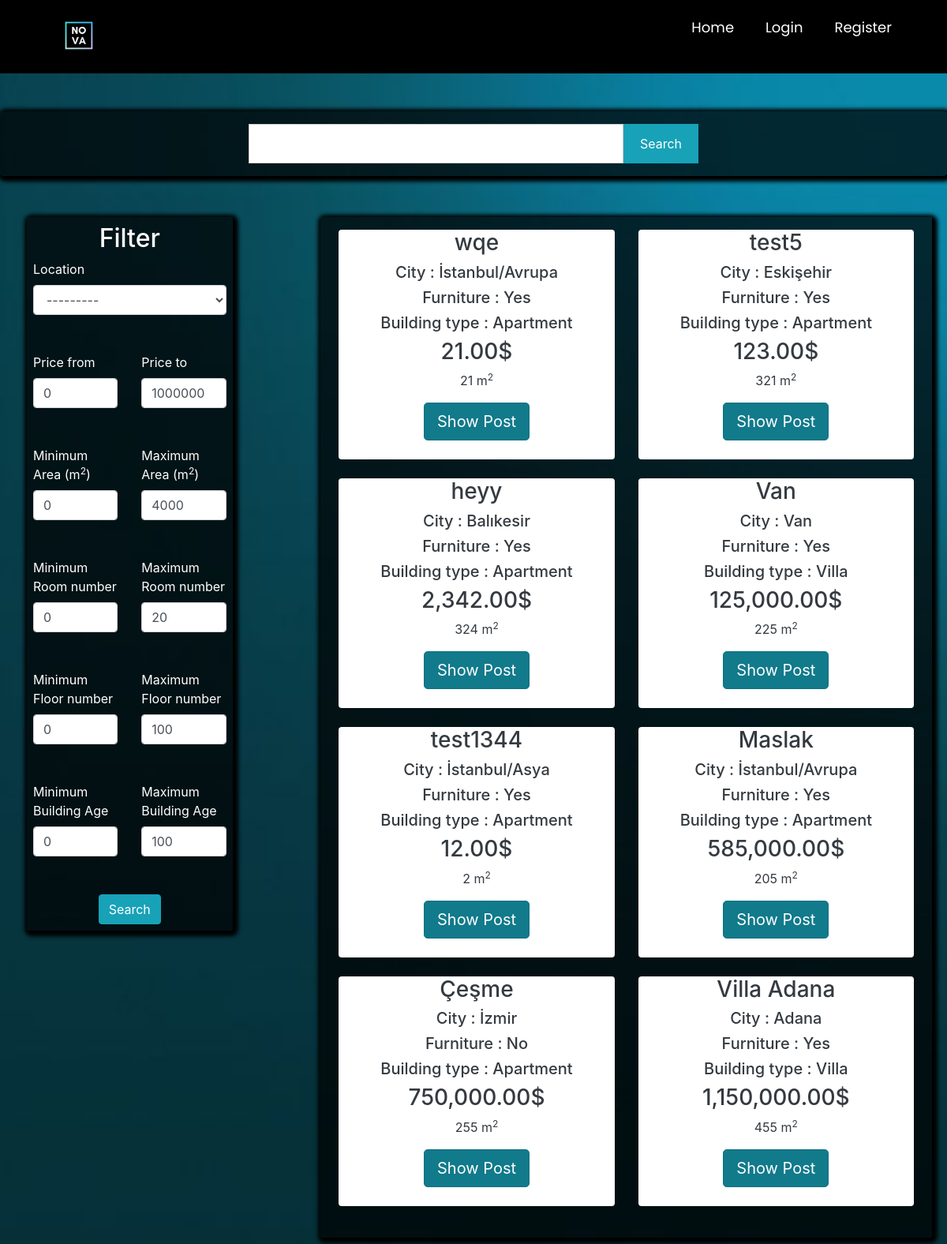
Screenshot of /postlistings/forsale with the database file from the repository.
### main/models.py (models this page shows, shortened)
class Post(models.Model):
    ouruser = models.ForeignKey(ourUser, null=True, on_delete=models.CASCADE)
    post_title = models.CharField(max_length=255,null=True)
    post_description = models.TextField()
    price = models.DecimalField(decimal_places=2 , max_digits=12)
    location = models.CharField(max_length=255,null=True,choices=city)
    postType = models.CharField(choices=RorS , max_length=50, null=True , default='For Sale')
    floor = models.DecimalField(decimal_places=0 , max_digits=3 ,null=True)
    building_age = models.DecimalField(decimal_places=0, max_digits=2 , null=True)
    area = models.DecimalField(decimal_places=0,max_digits=4 ,null=True)
    isFurniture = models.CharField(choices=Furniture ,null=True,max_length=50,default="No")
    building_type = models.CharField(choices=b_types ,null=True ,max_length=50)
    room = models.DecimalField(decimal_places=0 , max_digits=3 ,null=True)

### main/views.py (the view)
# urls.py: path('postlistings/<str:RoS>',views.postlistings, name="postlistings" ),
def postlistings(request,RoS):
    if RoS == 'forsale':
        cu = Post.objects.all().filter(postType='For Sale')
    elif RoS =='forrent':
        cu = Post.objects.all().filter(postType='For Rent')
    query = request.GET.get('query')
    price_from = request.GET.get('price_from',0)
    price_to = request.GET.get('price_to', 1000000000)
    min_area = request.GET.get('min_area', 0)
    max_area = request.GET.get('max_area', 4000)
    min_age = request.GET.get('min_age', 0)
    max_age = request.GET.get('max_age', 100)
    min_room_num = request.GET.get('min_room_num', 0)
    max_room_num = request.GET.get('max_room_num', 20)
    min_floor_num = request.GET.get('min_floor_num', 0)
    max_floor_num = request.GET.get('max_floor_num', 100)
    if query != None:
        print("sadasdas")
        cu = cu.filter(Q(post_title__icontains = query) | Q(location__icontains = query)| Q(area__icontains = query)| Q(building_type__icontains = query))
    else:
        query = ""
    cu = cu.filter(price__gte =price_from).filter(price__lte=price_to)
    cu = cu.filter(area__gte=min_area).filter(area__lte=max_area)
    cu = cu.filter(building_age__gte=min_age).filter(building_age__lte=max_age)
    cu = cu.filter(room__gte=min_room_num).filter(room__lte=max_room_num)
    cu = cu.filter(floor__gte=min_floor_num).filter(floor__lte=max_floor_num)
    myFilter = PostFilter(request.GET , queryset=cu)
    cu = myFilter.qs
    context = {
        'cu': cu,
        'RoS': RoS,
        'price_from':price_from,
        'price_to':price_to,
        'min_area':min_area,
        'max_area':max_area,
        'min_age': min_age,
        'max_age': max_age,
        'min_room_num':min_room_num,
        'max_room_num':max_room_num,
        'min_floor_num':min_floor_num,
        'max_floor_num':max_floor_num,
        'myFilter': myFilter,
        'query':query,
    }
    return render(request, 'main/postlistings.html' , context )

### main/templates/main/postlistings.html (shortened to what this page needs)
{% extends 'main/mainpage.html' %}
{% load widget_tweaks %}
{% load static %}
{% load humanize %}
{% block content %}
<head>
    <link rel="stylesheet" href="https://maxcdn.bootstrapcdn.com/bootstrap/4.0.0/css/bootstrap.min.css"
>
</head>
<form action="{% url 'postlistings' RoS %}" method="get">
    <section class="search-sec p-3 my-5">
        <div class="container">
                <div class="row justify-content-center text-white">
                    <div class="col-lg-12">
                        <div class="row justify-content-center">
                            <div class=" col-lg-5 col-md-5 col-sm-12 p-0">
                                <input type="text" name="query" class="form-control search-slt" value="{{ query }}">
                            </div>
                            <div class="col-lg-1 col-md-1 col-sm-12 p-0">
                                <button onclick="document.getElementById('primarybutton').click()" type="button" class="btn btn-info wrn-btn" id="uselessbutton">Search</button>
                            </div>
                        </div>
                    </div>
                </div>
        </div>
    </section>
<div class="container p-1 my-1 text-white rounded">
    <div class="row blog">
        <div class="col-md-3 ">
                <div class="rounded p-2"
                     style="background-color: rgba(0,0,0,0.7) ; box-shadow: 2px 2px 5px 5px #000000">
                    <center><h2 class="is-size-5">Filter</h2></center>
                    <div class="row">
                        <div class="col-md-12">
                            <label>Location</label>
                            <center>{% render_field myFilter.form.location class="form-control" %}</center>
                        </div>
                    </div>
                    <br><br>
                    <div class="row ">
                        <div class="col-md-6">
                            <label>Price from</label>
                            <input type="number" name="price_from" class="form-control" value="{{ price_from }}" min="0"
                                   max="1000000000" required>
                        </div>
                        <div class="col-md-6">
                            <label>Price to</label>
                            <input type="number" name="price_to" class="form-control" value="{{ price_to }}" min="0"
                                   max="1000000000" required>
                        </div>
                    </div>
                    <br><br>
                    <div class="row ">
                        <div class="col-md-6">
                            <label>Minimum Area (m<sup>2</sup>)</label>
                            <input type="number" name="min_area" class="form-control" value="{{ min_area }}" min="0"
                                   max="4000" required>
                        </div>
                        <div class="col-md-6">
                            <label>Maximum Area (m<sup>2</sup>)</label>
                            <input type="number" name="max_area" class="form-control" value="{{ max_area }}" min="0"
                                   max="4000" required>
                        </div>
                    </div><br><br>
                    <div class="row ">
                        <div class="col-md-6">
                            <label>Minimum Room number</label>
                            <input type="number" name="min_room_num" class="form-control" value="{{ min_room_num }}" min="0"
                                   max="20" required>
                        </div>
                        <div class="col-md-6">
                            <label>Maximum Room number</label>
                            <input type="number" name="max_room_num" class="form-control" value="{{ max_room_num }}" min="0"
                                   max="20" required>
                        </div>
                    </div>
                    <br><br>
                    <div class="row ">
                        <div class="col-md-6">
                            <label>Minimum Floor number</label>
                            <input type="number" name="min_floor_num" class="form-control" value="{{ min_floor_num }}" min="0"
                                   max="100" required>
                        </div>
                        <div class="col-md-6">
                            <label>Maximum Floor number</label>
                            <input type="number" name="max_floor_num" class="form-control" value="{{ max_floor_num }}" min="0"
                                   max="100" required>
                        </div>
                    </div>
                    <br><br>
                    <div class="row ">
                        <div class="col-md-6">
                            <label>Minimum Building Age </label>
                            <input type="number" name="min_age" class="form-control" value="{{ min_age }}" min="0"
                                   max="100" required>
                        </div>
                        <div class="col-md-6">
                            <label>Maximum Building Age </label>
                            <input type="number" name="max_age" class="form-control" value="{{ max_age }}" min="0"
                                   max="100" required>
                        </div>
                    </div>
                    <br><br>
                    <center>
                        <button class="btn btn-info" id="primarybutton">Search</button>
                    </center>
                </div>
        </div>
        <div class="col-md-1">
            <br>
        </div>
        <div class="col-md-8 rounded" style=" box-shadow: 2px 2px 5px 5px #000000;background-color: rgba(0,0,0,0.7)">
            <div class="row p-2 my-2">
                {% if cu %}
                {% for i in cu %}
                <div class="col-md-6 ">
                    <div class="container-fluid bg-white rounded text-dark" style="text-align:center;">
                        <h3>{{ i.post_title }}</h3>
                        <h5>City : {{ i.location }}</h5>
                        <h5>Furniture : {{ i.isFurniture }}</h5>
                        <h5>Building type : {{ i.building_type }}</h5>
                        <h3>{{ i.price|intcomma }}$</h3>
                        <p class="descroption">{{i.area}} m<sup>2</sup></p>
                        <a href="{% url 'product_details' i.id %}" class="btn btn-info btn-lg active" role="button"
                           aria-pressed="true">Show Post</a>
                        <br><br>
                    </div>
                    <br>
                </div>
                {% endfor %}
                {%else%}
                <h3>No related search results are available...</h3>
                {% endif %}
            </div>
        </div>
    </div>
</div>
</form>
{% endblock %}

### main/templates/main/postlistings.html (style rules this page uses)
.wrn-btn { width: 100%; font-size: 16px; font-weight: 400; text-transform: capitalize; height: calc(3rem + 2px) !important; border-radius:0; }
.search-sec { position: relative; background-color: rgba(0,0,0,0.7) !important; justify-content: center; box-shadow: 2px 2px 5px 5px #000000; border-radius: 5px; }
.search-slt { display: block; width: 100%; font-size: 0.875rem; line-height: 1.5; color: #55595c; background-color: #fff; background-image: none; border: 1px solid #ccc; height: calc(3rem + 2px) !important; border-radius:0; }

### main/templates/main/mainpage.html (style rules this page uses)
body.g { background-image: url('/static/images/wallpaper.jpg'); background-size: cover; background-repeat: no-repeat; background-attachment: fixed; }
.show, .icon, input { display: none; }

### rows the page displays
Post: post_title "wqe", location "İstanbul/Avrupa", isFurniture "Yes", building_type "Apartment", price "21.00", area "21"
Post: post_title "test5", location "Eskişehir", isFurniture "Yes", building_type "Apartment", price "123.00", area "321"
Post: post_title "heyy", location "Balıkesir", isFurniture "Yes", building_type "Apartment", price "2,342.00", area "324"
Post: post_title "Van", location "Van", isFurniture "Yes", building_type "Villa", price "125,000.00", area "225"
Post: post_title "test1344", location "İstanbul/Asya", isFurniture "Yes", building_type "Apartment", price "12.00", area "2"
Post: post_title "Maslak", location "İstanbul/Avrupa", isFurniture "Yes", building_type "Apartment", price "585,000.00", area "205"
Post: post_title "Çeşme", location "İzmir", isFurniture "No", building_type "Apartment", price "750,000.00", area "255"
Post: post_title "Villa Adana", location "Adana", isFurniture "Yes", building_type "Villa", price "1,150,000.00", area "455"
